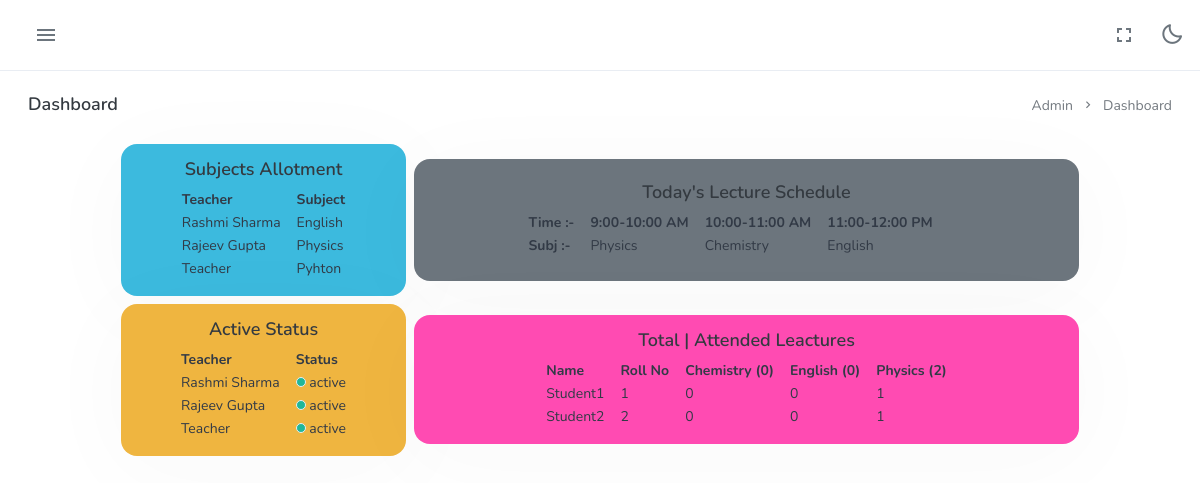
Page /admin-home/ (signed in) on the committed database.
### head/models.py (models this page shows)
class teacher_details(models.Model):
    fullname = models.CharField(max_length=100)
    email = models.EmailField(max_length=100,primary_key=True)
    address = models.CharField(max_length=255)
    phone = models.IntegerField()
    status = models.CharField(max_length=100,default="active")
    subject = models.CharField(max_length=100,default="Not Alloted")
    password = models.CharField(max_length=30,default="Password123")

class btech_cse_time_table(models.Model):
    day = models.CharField(max_length=100)
    time1 = models.CharField(max_length=100)
    time2 = models.CharField(max_length=100)
    time3 = models.CharField(max_length=100)
    time4 = models.CharField(max_length=100)
    time5 = models.CharField(max_length=100)
    monday = models.CharField(max_length=100)
    tuesday = models.CharField(max_length=100)
    wednesday = models.CharField(max_length=100)
    thursday = models.CharField(max_length=100)
    friday = models.CharField(max_length=100)
    subject1= models.CharField(max_length=100)
    subject2= models.CharField(max_length=100)
    subject3= models.CharField(max_length=100)
    subject4= models.CharField(max_length=100)
    subject5= models.CharField(max_length=100)
    subject6 = models.CharField(max_length=100)
    subject7 = models.CharField(max_length=100)
    subject8 = models.CharField(max_length=100)
    subject9 = models.CharField(max_length=100)
    subject10 = models.CharField(max_length=100)
    subject11 = models.CharField(max_length=100)
    subject12 = models.CharField(max_length=100)
    subject13 = models.CharField(max_length=100)
    subject14 = models.CharField(max_length=100)
    subject15 = models.CharField(max_length=100)
    subject16 = models.CharField(max_length=100)
    subject17 = models.CharField(max_length=100)
    subject18 = models.CharField(max_length=100)
    subject19 = models.CharField(max_length=100)
    subject20 = models.CharField(max_length=100)
    subject21 = models.CharField(max_length=100)
    subject22 = models.CharField(max_length=100)
    subject23 = models.CharField(max_length=100)
    subject24 = models.CharField(max_length=100)
    subject25 = models.CharField(max_length=100)

### teacher/models.py (models this page shows)
class attendence(models.Model):
      roll_no = models.IntegerField()
      fullname = models.CharField(max_length=100)
      date = models.DateField(auto_now_add=True)
      attend = models.CharField(max_length=100 )
      subject = models.CharField(max_length=100,default="")

### head/views.py (the view)
# urls.py: path('admin-home/',admin_home),
def admin_home(request):
            try:
               data = request.session["data"]
               if datetime.now().strftime("%A")=='Monday':
                    upcoming_lect=btech_cse_time_table.objects.values_list('subject1','subject2','subject3','subject4','subject5')[0]
               elif datetime.now().strftime("%A")=='Tuesday':
                    upcoming_lect = btech_cse_time_table.objects.values_list('subject6','subject7','subject8','subject9','subject10')[0]
               elif datetime.now().strftime("%A")=='Wednesday':
                    upcoming_lect = btech_cse_time_table.objects.values_list('subject11','subject12','subject13','subject14','subject15')[0]
               elif datetime.now().strftime("%A")=='Thursday':
                    upcoming_lect = btech_cse_time_table.objects.values_list('subject16','subject17','subject18','subject19','subject20')[0]
               elif datetime.now().strftime("%A")=='Friday':
                    upcoming_lect = btech_cse_time_table.objects.values_list('subject21','subject22','subject23','subject24','subject25')[0]
               else:
                    upcoming_lect = ('NO LECT')
               subject_list = list(set(btech_cse_time_table.objects.values_list('subject1','subject2','subject3','subject4','subject5','subject6','subject7','subject8','subject9','subject10','subject11','subject12','subject13','subject14','subject15','subject16','subject17','subject18','subject19','subject20','subject21','subject22','subject23','subject24','subject25')[0]))
               subject_list.remove('')
               dates_set = set(attendence.objects.values_list("date"))
               roll_no_set =set(attendence.objects.values_list('roll_no'))
               i=0
               total_lect = {}
               while i<len(subject_list):
                    count = 0
                    for date in dates_set:
                         if attendence.objects.filter(date=date[0],subject=subject_list[i]).exists():
                              count += 1
                    total_lect[subject_list[i]] = count
                    i=i+1
               attended_lect = []
               r=-1
               for roll in roll_no_set:
                    j=0
                    r=r+1
                    attended_lect.append([attendence.objects.filter(roll_no=roll[0]).values()[0]['fullname'],roll[0]])
                    while j<len(subject_list):
                         count_attendence=attendence.objects.filter(roll_no=roll[0],subject=subject_list[j],attend='present').count()
                         attended_lect[r].append(count_attendence)
                         j=j+1
               print(attended_lect)
               context = {
                    'teacher_data': teacher_details.objects.all(),
                    'upcoming_lect': upcoming_lect,
                    'lect_time': btech_cse_time_table.objects.values_list('time1','time2','time3','time4','time5')[0],
                    'total_lect': total_lect,
                    'attended_lect':attended_lect,
                 "data": data,
            }
               return render(request,'index.html',context)
            except TypeError:
                 return redirect('/admin-login/')

### head/templates/index.html (shortened to what this page needs)
{% load static%}
<!DOCTYPE html>
<html lang="en" data-bs-theme="light" data-menu-color="brand" data-topbar-color="light">
<head>
    <link href="{%static 'assets/css/style.min.css'%}" rel="stylesheet" type="text/css">
    <link href="{% static 'assets/css/icons.min.css'%}" rel="stylesheet" type="text/css">
</head>
<body>
    <div class="layout-wrapper">
        <div class="page-content">
            <div class="navbar-custom">
                <div class="topbar">
                    <div class="topbar-menu d-flex align-items-center gap-lg-2 gap-1">
                        <button class="button-toggle-menu">
                            <i class="mdi mdi-menu"></i>
                        </button>
                    </div>
                    <ul class="topbar-menu d-flex align-items-center gap-4">
                        <li class="d-none d-md-inline-block">
                            <a class="nav-link" href="#" data-bs-toggle="fullscreen">
                                <i class="mdi mdi-fullscreen font-size-24"></i>
                            </a>
                        </li>
                        <li class="nav-link" id="theme-mode">
                            <i class="bx bx-moon font-size-24"></i>
                        </li>
                    </ul>
                </div>
            </div>
            <div class="px-3">
                <div class="container-fluid">
                    <div class="py-3 py-lg-4">
                        <div class="row">
                            <div class="col-lg-6">
                                <h4 class="page-title mb-0">Dashboard</h4>
                            </div>
                            <div class="col-lg-6">
                                <div class="d-none d-lg-block">
                                    <ol class="breadcrumb m-0 float-end">
                                        <li class="breadcrumb-item"><a href="javascript: void(0);">Admin</a></li>
                                        <li class="breadcrumb-item active">Dashboard</li>
                                    </ol>
                                </div>
                            </div>
                        </div>
                    </div>
                    <div class="container">
                        <div class="row d-flex justify-content-center align-items-center">
                            <div class="col-3 m-1 bg-info d-flex justify-content-center align-items-center flex-column p-3 rounded-4 shadow">
                                <table class="text-dark">
                                    <h4>
                                        Subjects Allotment
                                    </h4>
                                    <thead>
                                        <tr>
                                            <th class="pe-2">Teacher</th>
                                            <th class="ps-2">Subject</th>
                                        </tr>
                                    </thead>
                                    <tbody>
                                        {% for teacher in teacher_data %}
                                        <tr>
                                            <td class="pe-2">
                                                {{teacher.fullname}}
                                            </td>
                                            <td class="ps-2">
                                                {{teacher.subject}}
                                            </td>
                                        </tr>
                                        {%endfor%}
                                    </tbody>
                                </table>
                            </div>
                            <div class="col-7 m-1 bg-secondary d-flex justify-content-center align-items-center flex-column p-4 text-dark rounded-4 shadow">
                                <table>
                                    <h4>
                                       Today's Lecture Schedule
                                    </h4>
                                    <thead>
                                        <tr>
                                            <th class="px-2">Time :- </th>
                                            {% for time in lect_time %}
                                            <th class="px-2">{{time}}</th>
                                            {%endfor%}
                                        </tr>
                                    </thead>
                                    <tbody>
                                        <tr>
                                            <th class="px-2">Subj :- </th>
                                            {% for lect in upcoming_lect %}
                                            <td class="px-2">{{lect}}</td>
                                            {%endfor%}
                                        </tr>
                                    </tbody>
                                </table>
                            </div>
                            <div class="col-3 m-1 bg-warning d-flex justify-content-center align-items-center flex-column p-3 rounded-4 shadow">
                                <table class="text-dark">
                                    <h4>
                                        Active Status
                                    </h4>
                                    <thead>
                                        <tr>
                                            <th class="pe-2">Teacher</th>
                                            <th class="ps-2">Status</th>
                                        </tr>
                                    </thead>
                                    <tbody>
                                        {% for teacher in teacher_data %}
                                        <tr>
                                            <td class="pe-2">
                                                {{teacher.fullname}}
                                            </td>
                                            <td class="ps-2">
                                                {% if teacher.status == 'active'%}
                                                <div class=" border border-light bg-success rounded-5" style="height: 10px; width: 10px; display:inline-block"></div>
                                                {% else%}
                                                <div class=" border border-light bg-danger rounded-5" style="height: 10px; width: 10px; display:inline-block"></div>
                                                {%endif%}
                                                {{teacher.status}}
                                            </td>
                                        </tr>
                                        {%endfor%}
                                    </tbody>
                                </table>
                            </div>
                            <div class="col-7 m-1 text-dark bg-pink d-flex justify-content-center align-items-center flex-column p-3 rounded-4 shadow">
                                <table>
                                    <h4>
                                        Total | Attended Leactures
                                    </h4>
                                    <thead>
                                        <tr>
                                            <th class="px-2">Name</th>
                                            <th class="px-2">Roll No</th>
                                            {%for lect , count in total_lect.items%}
                                            <th class="px-2">{{lect}} ({{count}})</th>
                                            {%endfor%}
                                        </tr>
                                    </thead>
                                    <tbody>
                                        {%for stu in attended_lect%}
                                        <tr>
                                            {% for attend in stu%}
                                            <td class="px-2">{{attend}}</td>
                                            {%endfor%}
                                        </tr>
                                        {%endfor%}
                                    </tbody>
                                </table>
                            </div>
                        </div>
                    </div>
                </div>
            </div>
        </div>
    </div>
</body>
</html>

### rows in the picture
teacher_details: fullname "Rashmi Sharma", subject "English", status "active"
teacher_details: fullname "Rajeev Gupta", subject "Physics", status "active"
teacher_details: fullname "Teacher", subject "Pyhton", status "active"
btech_cse_time_table: time1 "9:00-10:00 AM", time2 "10:00-11:00 AM", time3 "11:00-12:00 PM"
attendence: subject "Physics", roll_no "2", stu "Student2"
attendence: stu "Student1"

### other values in the picture
{{ lect }} "Physics" "Chemistry" "English"
{{ lect }} "Chemistry" "English"
{{ count }} "0" "0"
{{ attend }} "1" "0" "0" "1" "2" "0" "0" "1"
